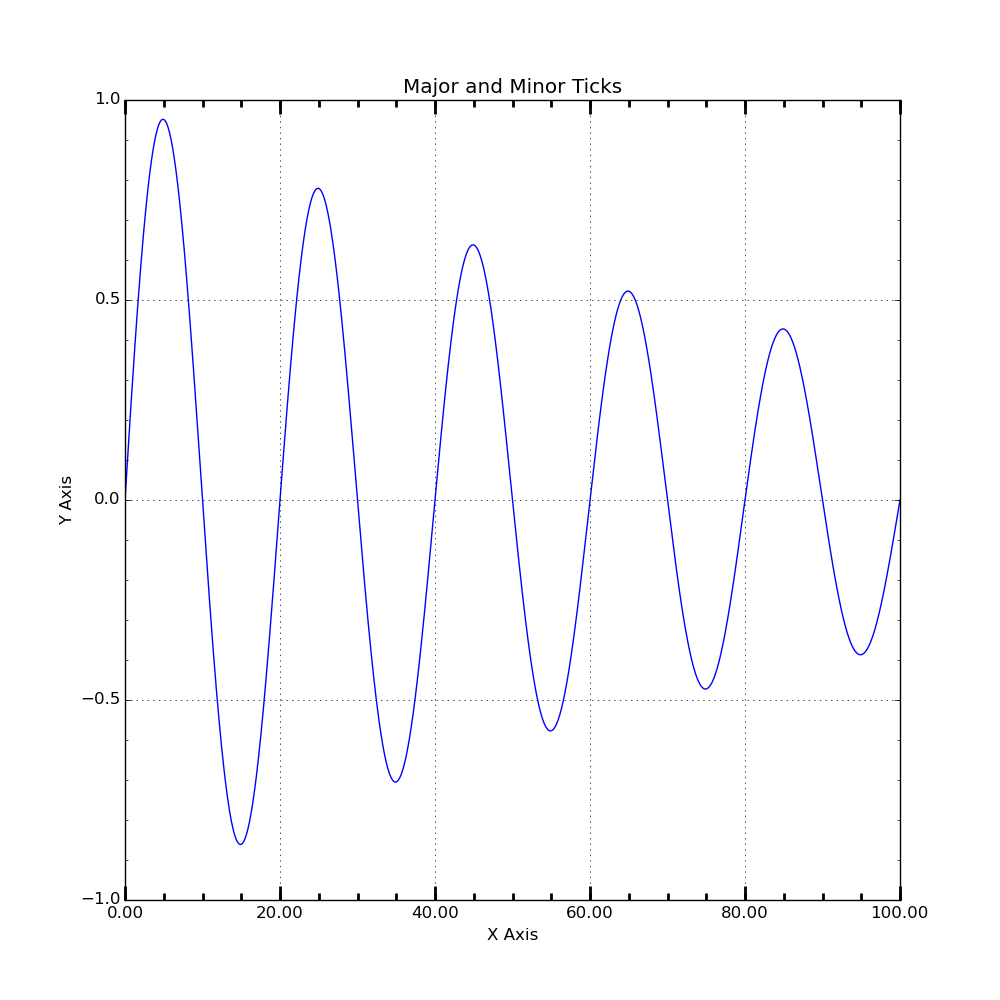

Julia code for this plot:
# pyplot_majorminor.jl
#
#	Demonstration of major and minor ticks
#
# gizmaa (https://gist.github.com/gizmaa/7214002)
# Julia 0.3.2
# 19.12.13
# Last Edit: 12.12.14

using PyPlot

###################
#  Generate Data  #
###################
x = [0.0:0.01:100.0]
y = sin(0.1pi*x).*exp(-0.01x)

##########
#  Plot  #
##########
fig = figure("pyplot_majorminor",figsize=(10,10))
p = plot(x,y)
ax = gca()
xlabel("X Axis")
ylabel("Y Axis")
grid("on")
title("Major and Minor Ticks")

###########################
#  Set the tick interval  #
###########################
Mx = matplotlib[:ticker][:MultipleLocator](20) # Define interval of major ticks
f = matplotlib[:ticker][:FormatStrFormatter]("%1.2f") # Define format of tick labels
ax[:xaxis][:set_major_locator](Mx) # Set interval of major ticks
ax[:xaxis][:set_major_formatter](f) # Set format of tick labels

mx = matplotlib[:ticker][:MultipleLocator](5) # Define interval of minor ticks
ax[:xaxis][:set_minor_locator](mx) # Set interval of minor ticks

My = matplotlib[:ticker][:MultipleLocator](0.5) # Define interval of major ticks
ax[:yaxis][:set_major_locator](My) # Set interval of major ticks

my = matplotlib[:ticker][:MultipleLocator](0.1) # Define interval of minor ticks
ax[:yaxis][:set_minor_locator](my) # Set interval of minor ticks

#########################
#  Set tick dimensions  #
#########################
ax[:xaxis][:set_tick_params](which="major",length=10,width=2)
ax[:xaxis][:set_tick_params](which="minor",length=5,width=2)

fig[:canvas][:draw]() # Update the figure
